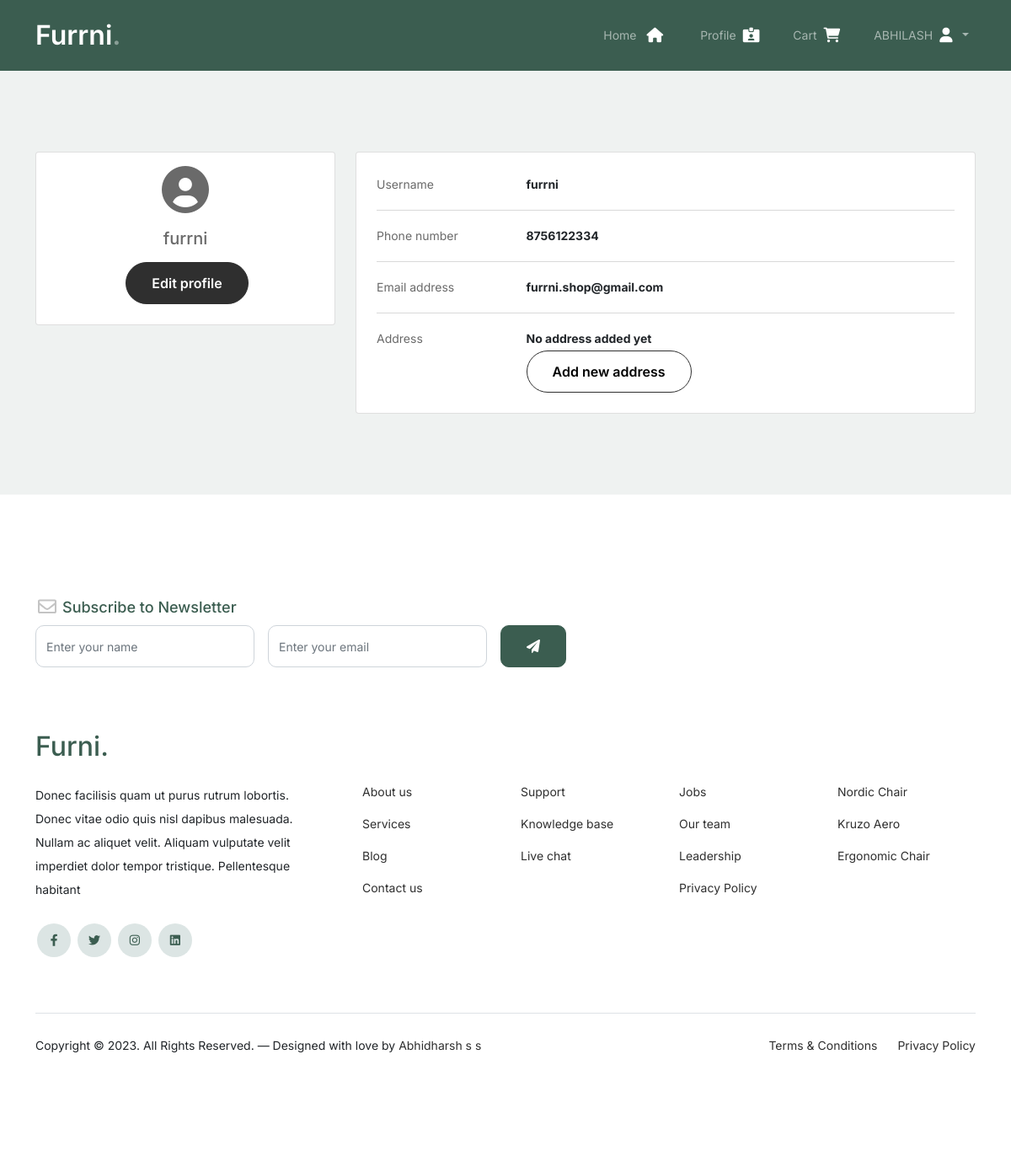
/profile (signed in), run on an earlier commit of the app's database.
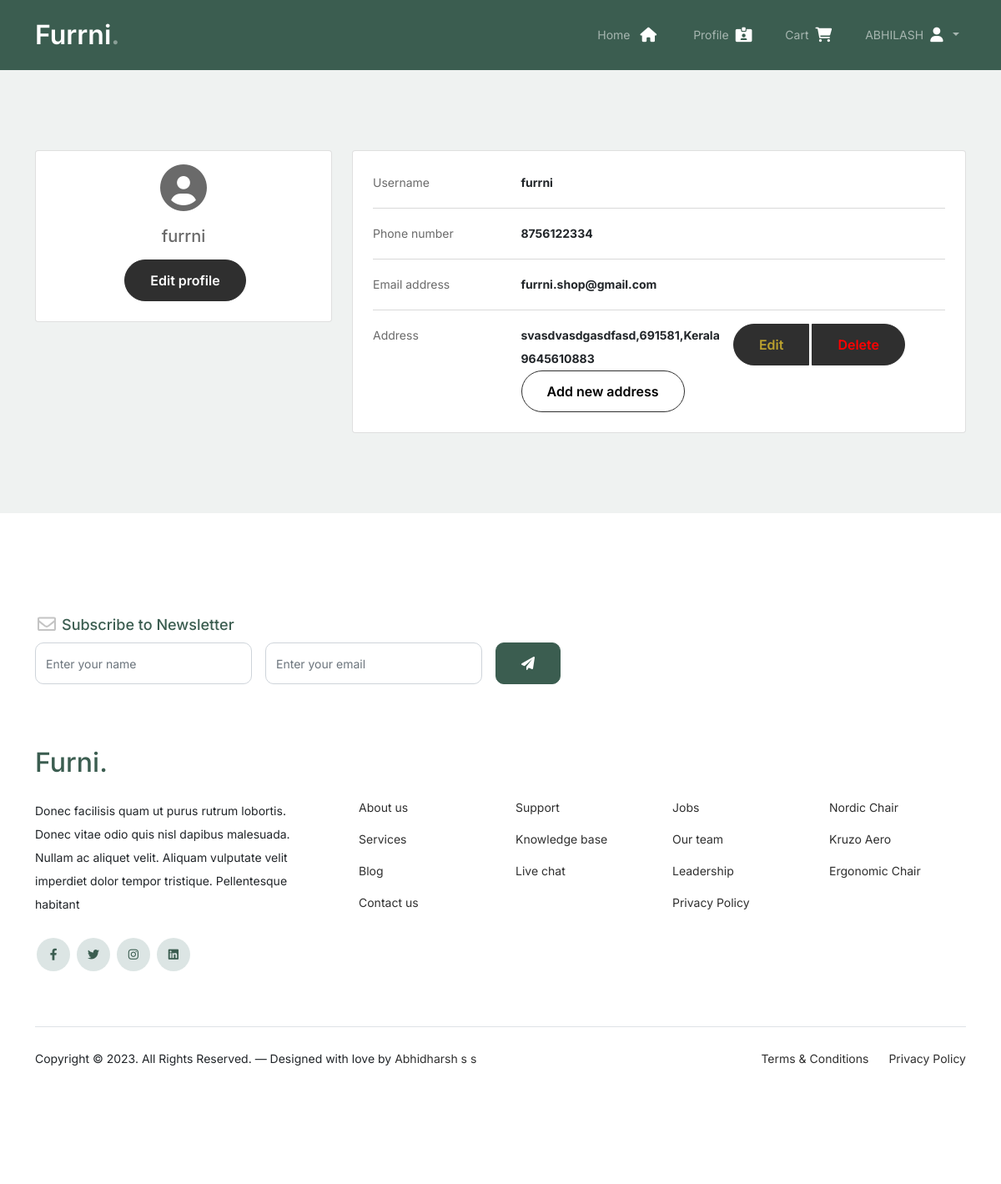
And on a later commit of the database.
### project/models.py (models this page shows)
class address(models.Model):
    addressid = models.AutoField(primary_key=True)
    user = models.ForeignKey(user,on_delete=models.CASCADE,null=False)
    firstname = models.CharField('firstname',max_length=20)
    lastname = models.CharField('lastname',max_length=20)
    street = models.CharField('street',max_length=100)
    state = models.CharField('state',max_length=30)
    postalcode = models.CharField('postalcode',max_length=10)
    mail = models.EmailField('mail',max_length=30)
    phone = models.CharField('phone',max_length=30)

### project/views.py (the view)
# urls.py: path('profile',views.profile,name='profile'),
def profile(request):
    if 'username' in request.session:
        try:
            id = request.session['id']
        except Exception as identifier:
            messages.error(request, 'User not found')
            return redirect('userlogin')
        data = usr.objects.get(userid=id)
        dataa = add.objects.filter(user=data).all()
        return render(request, 'profile.html', {'d': data, 'dataa': dataa})
    else:
        return redirect('userlogin')

### project/templates/profile.html (shortened to what the changed rows need)
{% extends 'user.html' %}
{% load static %}
{% block content %}
<section class="mb-5">
    <div class="container py-5">
        <div class="row mt-5">
            <div class="col-lg-8">
                <div class="card p-2">
                    <div class="card-body">
                        {% if not dataa %}
                        <div class="row">
                            <div class="col-sm-3">
                                <p class="mb-0">Address</p>
                            </div>
                            <div class="col-sm-9">
                                <p class="text-dark mb-0"><b>No address added yet</b></p>
                            </div>
                            <div class="col-sm-3">
                            </div>
                            <div class="col-sm-9">
                                <button type="button" class="btn btn-light" data-bs-toggle="modal"
                                    style="background-color: white;color: black;" data-bs-target="#addaddress"
                                    data-bs-ripple-color="dark">Add new address</button>
                            </div>
                        </div>
                        {% else %}
                        <div class="row">
                            {% for d in dataa %}
                            {% if forloop.first %}
                            <div class="col-sm-3">
                                <p class="mb-0">Address</p>
                            </div>
                            {% else %}
                            <div class="col-sm-3">
                                <p class="mb-0"></p>
                            </div>
                            {% endif %}
                            <div class="col-sm-9 d-flex">
                                <div style="flex: auto;">
                                    <p class="text-dark mb-0"><b>{{d.street}},{{d.postalcode}},{{d.state}}</b></p>
                                    <p class="text-dark mb-0"><b>{{d.phone}}</b></p>
                                </div>
                                <div>
                                    <div class="btn-group me-5" role="group"
                                        aria-label="Button group with nested dropdown">
                                        <button type="button" class="btn btn-outline-warning"
                                            style="color: rgb(188, 162, 46);" data-bs-toggle="modal"
                                            data-bs-target="#edit-{{d.addressid}}">Edit</button>&nbsp;
                                        <button type="button" class="btn btn-outline-danger" style="color: red;"
                                            data-bs-toggle="modal"
                                            data-bs-target="#delete-{{d.addressid}}">Delete</button>
                                    </div>
                                </div>
                            </div>
                            {% endfor %}
                            <div class="col-sm-3">
                            </div>
                            <div class="col-sm-9">
                                <button type="button" class="btn" data-bs-toggle="modal"
                                    style="background-color: white;color: black;" data-bs-target="#addaddress"
                                    data-bs-ripple-color="dark">Add new address</button>
                            </div>
                        </div>
                        {% endif %}
                    </div>
                </div>
            </div>
        </div>
    </div>
</section>
{% endblock %}

What changed in the data, as far as the page shows it:
added address: street "svasdvasdgasdfasd", postalcode "691581", state "Kerala", phone "9645610883"
Also different on the page:
text no longer shown: "Address No address added yet"
